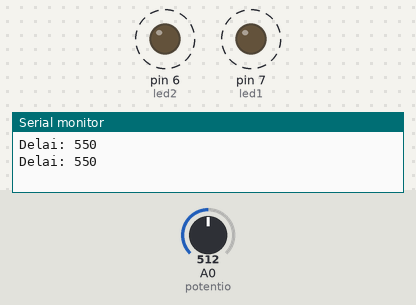
This sketch was run on a simulated Arduino Uno, built with avr-gcc and run on an emulated ATmega328P. Shown: output pins drawn as LEDs (lit = HIGH), the last lines printed to the serial monitor. Dashed ring = blinking. The test bench sets the inputs (shaded band); at power-on: A0 (potentio) = 512.

Above: at 1.9 s.
2.0 s: A0 (potentio) set to 122
At 2.71 s:
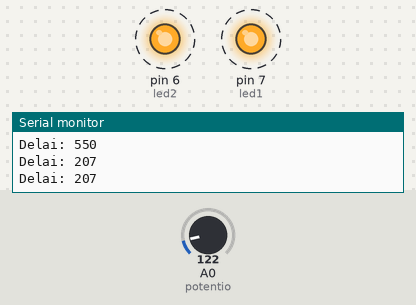
5.5 s: A0 (potentio) set to 0
At 5.76 s:
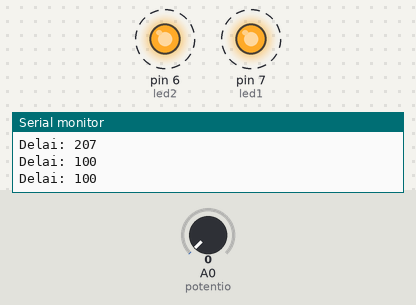
Timing chart, 0 to 15.0 s (numbered marks = the images above; inputs shaded):
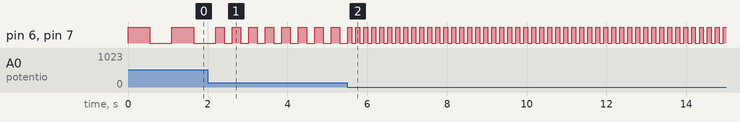

The sketch:

allume-led-potentiometre.ino
```cpp
int potentio=A0;
int led1=7;
int led2=6;
int lire;// pour lire la valeur du potentio
 void setup() {
  // put your setup code here, to run once:
  pinMode(led1,OUTPUT);
  pinMode(led2,OUTPUT);
  pinMode(potentio,INPUT);
  Serial.begin(9600); // Démarrer la communication série à 9600 bauds

}

void loop() {
  // put your main code here, to run repeatedly:
  lire=analogRead(potentio);//analogRead()permet de lire une valeur analogique
  lire=map(lire,0,1023,100,1000);//map() est utilisée pour redimensionner une valeur d'une plage donnée à une autre plage map(valeur, in_min, in_max, out_min, out_max);
  // Afficher la valeur lue pour vérification
  Serial.print("Delai: ");
  Serial.println(lire);
  digitalWrite(led1,HIGH);
  digitalWrite(led2,HIGH);
  delay(lire);//on attend le temps de la variable lire
  digitalWrite(led1,LOW);
  digitalWrite(led2,LOW);
  delay(lire);//on attend le temps de la variable lire

}
```

Measured:
- after the input at 2.0 s, pin 6 (led2), pin 7 (led1): alternates HIGH for 0.21 s and LOW for 0.21 s, starting after 0.41 s
- after the input at 5.5 s, pin 6 (led2), pin 7 (led1): alternates HIGH for 0.10 s and LOW for 0.10 s, starting after 0.12 s
- by itself, pin 6 (led2), pin 7 (led1): alternates HIGH for 0.55 s and LOW for 0.55 s
